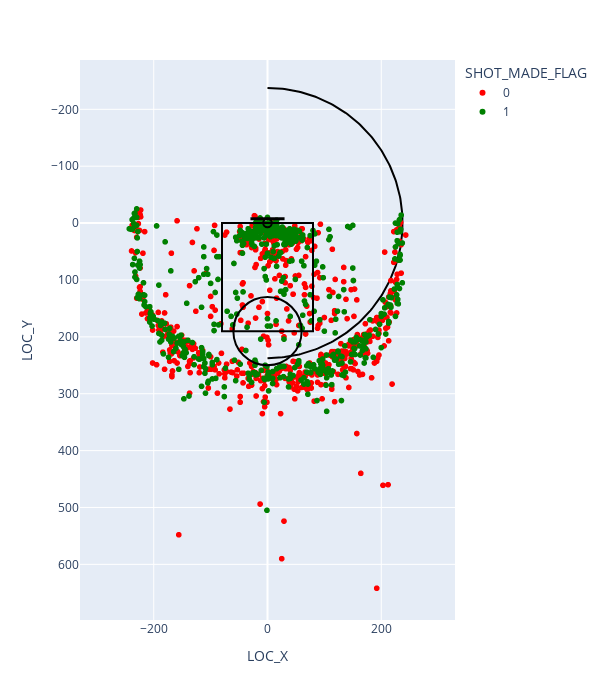

The notebook cell saved with this chart:
### Code cell
import plotly.graph_objects as go

fig = px.scatter(
    data_frame=df_shots,
    x="LOC_X",
    y="LOC_Y",
    color="SHOT_MADE_FLAG",
    color_discrete_map={"0": "red", "1": "green"},
    width=600,
    height=700
)

fig.update_yaxes(autorange='reversed')

# Panier (cercle)
fig.add_shape(type="circle",
              xref="x", yref="y",
              x0=-7.5, y0=-7.5, x1=7.5, y1=7.5,
              line_color="black")

# Planche
fig.add_shape(type="line",
              x0=-30, y0=-7.5, x1=30, y1=-7.5,
              xref="x", yref="y",
              line=dict(color="black", width=3))

# Raquette (rectangle)
fig.add_shape(type="rect",
              x0=-80, y0=0, x1=80, y1=190,
              xref="x", yref="y",
              line=dict(color="black"))

# Cercle de lancer-franc
fig.add_shape(type="circle",
              xref="x", yref="y",
              x0=-60, y0=130, x1=60, y1=250,
              line_color="black")

# Arc à 3 points (approximation)
import numpy as np
theta = np.linspace(-np.pi/2, np.pi/2, 100)
x_arc = 238 * np.cos(theta)
y_arc = 238 * np.sin(theta) + 60

fig.add_trace(go.Scatter(
    x=x_arc, y=y_arc,
    mode="lines", line=dict(color="black"), showlegend=False
))

fig.update_layout(
    yaxis=dict(scaleanchor="x", scaleratio=1),
    xaxis=dict(range=[-250, 250]),
    yaxis_range=[0, 470]
)

### Figure 1 — Plotly figure (JSON) as saved in the notebook; plotly's stock layout.template omitted (floating-point values rounded to 4 significant figures; data arrays with more than 128 entries replaced by an {"elided": "..."} marker saying what was removed)
{"data": [{"hovertemplate": "SHOT_MADE_FLAG=0<br>LOC_X=%{x}<br>LOC_Y=%{y}<extra></extra>", "legendgroup": "0", "marker": {"color": "red", "symbol": "circle"}, "mode": "markers", "name": "0", "showlegend": true, "type": "scattergl", "x": {"elided": "574 int values"}, "xaxis": "x", "y": {"elided": "574 int values"}, "yaxis": "y"}, {"hovertemplate": "SHOT_MADE_FLAG=1<br>LOC_X=%{x}<br>LOC_Y=%{y}<extra></extra>", "legendgroup": "1", "marker": {"color": "green", "symbol": "circle"}, "mode": "markers", "name": "1", "showlegend": true, "type": "scattergl", "x": {"elided": "559 int values"}, "xaxis": "x", "y": {"elided": "559 int values"}, "yaxis": "y"}, {"line": {"color": "black", "width": 2}, "mode": "lines", "showlegend": false, "type": "scatter", "x": {"elided": "200 float values"}, "y": {"elided": "200 float values"}}], "layout": {"height": 700, "legend": {"title": {"text": "SHOT_MADE_FLAG"}, "tracegroupgap": 0}, "margin": {"t": 60}, "shapes": [{"line": {"color": "black"}, "type": "circle", "x0": -7.5, "x1": 7.5, "xref": "x", "y0": -7.5, "y1": 7.5, "yref": "y"}, {"line": {"color": "black", "width": 3}, "type": "line", "x0": -30, "x1": 30, "xref": "x", "y0": -7.5, "y1": -7.5, "yref": "y"}, {"line": {"color": "black"}, "type": "rect", "x0": -80, "x1": 80, "xref": "x", "y0": 0, "y1": 190, "yref": "y"}, {"line": {"color": "black"}, "type": "circle", "x0": -60, "x1": 60, "xref": "x", "y0": 130, "y1": 250, "yref": "y"}], "width": 600, "xaxis": {"anchor": "y", "domain": [0, 1], "range": [-250, 250], "title": {"text": "LOC_X"}}, "yaxis": {"anchor": "x", "autorange": "reversed", "domain": [0, 1], "range": [0, 470], "scaleanchor": "x", "scaleratio": 1, "title": {"text": "LOC_Y"}}}}
